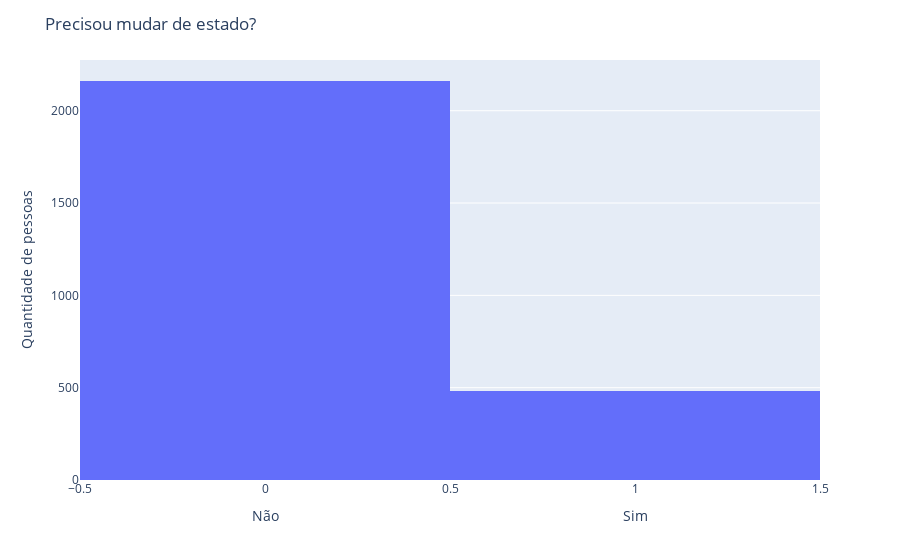

Notebook source saved alongside this figure:
### Code cell
fig = px.histogram(df_1, x="('P1_g_c ', 'Mudou de Estado?')").update_layout(
    title='Precisou mudar de estado?', 
    xaxis_title='Não                                                                                      Sim', 
    yaxis_title='Quantidade de pessoas', 
    xaxis={'categoryorder':'total descending'}
)

fig.show()

### Figure 1 — Plotly figure (JSON) as saved in the notebook; plotly's stock layout.template omitted (floating-point values rounded to 4 significant figures; data arrays with more than 128 entries replaced by an {"elided": "..."} marker saying what was removed)
{"data": [{"alignmentgroup": "True", "bingroup": "x", "hovertemplate": "('P1_g_c ', 'Mudou de Estado?')=%{x}<br>count=%{y}<extra></extra>", "legendgroup": "", "marker": {"color": "#636efa", "pattern": {"shape": ""}}, "name": "", "offsetgroup": "", "orientation": "v", "showlegend": false, "type": "histogram", "x": {"elided": "2645 int values"}, "xaxis": "x", "yaxis": "y"}], "layout": {"barmode": "relative", "legend": {"tracegroupgap": 0}, "margin": {"t": 60}, "title": {"text": "Precisou mudar de estado?"}, "xaxis": {"anchor": "y", "categoryorder": "total descending", "domain": [0, 1], "title": {"text": "Não                                                                                      Sim"}}, "yaxis": {"anchor": "x", "domain": [0, 1], "title": {"text": "Quantidade de pessoas"}}}}
